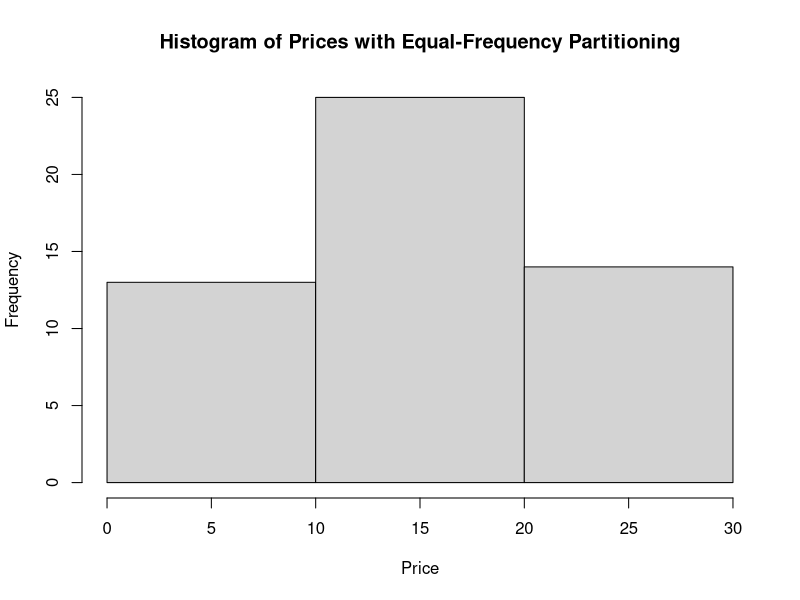

This figure's R source: (Note: this script raises an error after producing the figure.)
# Given price data
prices <- c(1, 1, 5, 5, 5, 5, 5, 8, 8, 10, 10, 10, 10, 12, 14, 14, 14, 15, 15, 15, 15, 15, 15, 18, 18, 18, 18, 18, 18, 18, 18, 20, 20, 20, 20, 20, 20, 20, 21, 21, 21, 21, 25, 25, 25, 25, 25, 28, 28, 30, 30, 30)

# (i) Equal-Frequency Partitioning
n_bins <- 3
equal_frequency_bins <- cut(prices, breaks = n_bins, labels = FALSE)

# (ii) Data Smoothing using Bin Means and Bin Boundaries
bin_means <- tapply(prices, equal_frequency_bins, mean)
bin_boundaries <- tapply(prices, equal_frequency_bins, function(x) c(min(x), max(x)))

# (iii) Plot Histogram
hist(prices, breaks = n_bins, main = "Histogram of Prices with Equal-Frequency Partitioning", xlab = "Price")
abline(v = bin_boundaries[1,], col = "red", lwd = 2)
abline(v = bin_boundaries[2,], col = "blue", lwd = 2)
abline(v = bin_boundaries[3,], col = "green", lwd = 2)
legend("topright", legend = c("Bin 1", "Bin 2", "Bin 3"), col = c("red", "blue", "green"), lwd = 2)
